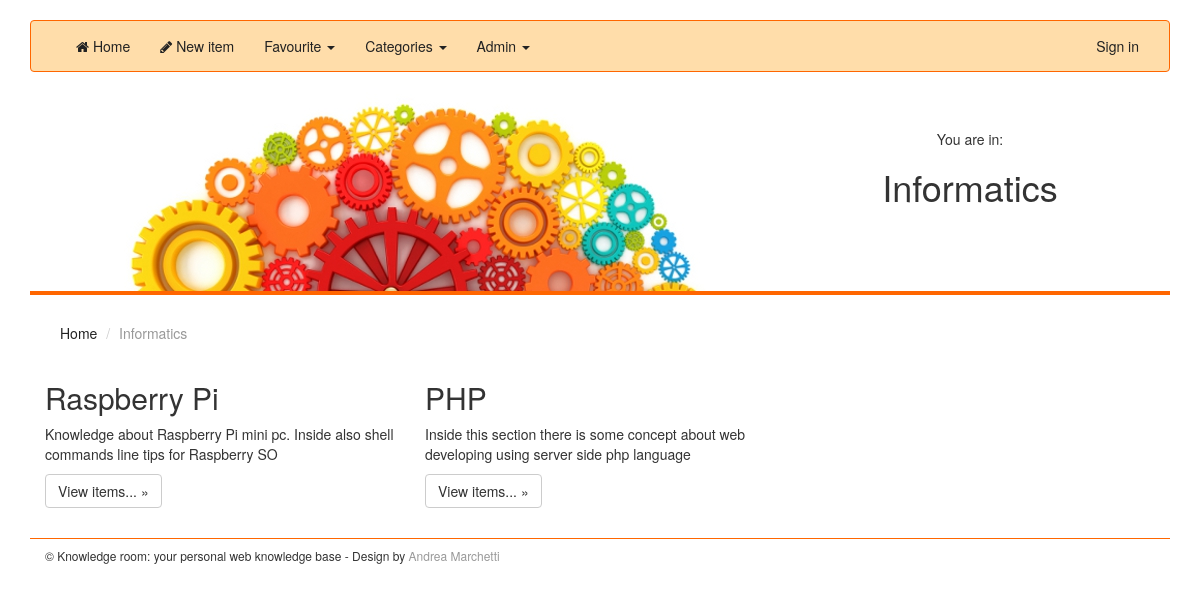
/subcategories.php?cat=Informatics, run on the app's committed database.
### tables this page shows
CREATE TABLE IF NOT EXISTS `subCategory` (
  `subCategoryId` INT NOT NULL AUTO_INCREMENT,
  `subCategoryName` VARCHAR(100) NOT NULL,
  `subCategoryDescription` TEXT NULL,
  `topCategory` VARCHAR(100) NOT NULL,
  PRIMARY KEY (`subCategoryId`),
  INDEX `fk_subCategory_category_idx` (`topCategory` ASC),
  UNIQUE INDEX `subCategoryName_UNIQUE` (`subCategoryName` ASC),
  CONSTRAINT `fk_subCategory_category`
    FOREIGN KEY (`topCategory`)
    REFERENCES `topCategory` (`categoryName`)
    ON DELETE NO ACTION
    ON UPDATE CASCADE);

### include/DB/dbUtility.php (called while the page is built, shortened)
<?php
class dbUtility{
	public static function queryToDB($conn, $queryText){
		if(isset($conn)){
			$myQuery=mysqli_query($conn, $queryText);
		return $myQuery;
		}
		else return false;
	}
}

### subcategories.php (the view, shortened to what this page needs)
<?php
@ require 'include/DB/dbUtility.php';
@ require 'include/DB/dbData.php';
?>
<?php
$dbConn = dbUtility::connectToDB ( $HOST, $USER, $PASSWORD, $DB );
?>
<!DOCTYPE html>
<html lang="en">
<head>
<link href="css/reset/reset.css" rel="stylesheet">
<link href="css/bootstrap/bootstrap.css" rel="stylesheet">
<link href="css/custom/style.css" rel="stylesheet">
<link href="css/custom/navbar-orange.css" rel="stylesheet">
<link href="css/font-awesome/css/font-awesome.min.css" rel="stylesheet">
</head>
<body>
	<div class="container">
		<div class="navbar navbar-default navbar-orange" role="navigation">
			<div class="container-fluid">
				<div class="navbar-collapse collapse">
					<ul class="nav navbar-nav">
						<li><a href="index.php"><div class="fa fa-home"></div> Home</a></li>
						<li><a href="#"><div class="fa fa-pencil"></div> New item</a></li>
						<li class="dropdown"><a href="#" class="dropdown-toggle"
							data-toggle="dropdown">Favourite <b class="caret"></b></a>
							</li>
						<li class="dropdown"><a href="#" class="dropdown-toggle"
							data-toggle="dropdown">Categories <b class="caret"></b></a>
							</li>
						<li class="dropdown"><a href="#" class="dropdown-toggle"
							data-toggle="dropdown">Admin <b class="caret"></b></a>
							</li>
					</ul>
					<ul class="nav navbar-nav navbar-right">
						<li><a href="#">Sign in</a></li>
					</ul>
				</div>
			</div>
		</div>
		<div class="col-md-12">
			<div class="col-md-8 topBanner">
				<img src="img/gear.jpg" class="img-responsive">
			</div>
			<div class="col-md-4 topSlogan text-center">
				<br>
				<h5>You are in:</h5>
				<h1><?php echo"" . $_GET ['cat'] . "";?></h1>
			</div>
		</div>
		<div class="col-md-12 contentDisplayer">
			<br><br>
			<ol class="breadcrumb">
				<li><a href="index.php">Home</a></li>
				<li class="active"><?php echo"" . $_GET ['cat'] . "";?></li>
			</ol>
			<div class="row">
				<?php
				$queryText = "SELECT * FROM subCategory WHERE topCategory='" . $_GET ['cat'] . "'";
				$query = dbUtility::queryToDB ( $dbConn, $queryText );
				while ( $row = mysqli_fetch_array ( $query ) ) :
					?>
					<div class="col-6 col-sm-6 col-lg-4">
					<?php
					echo "<h2>" . $row ['subCategoryName'] . "</h2>";
					echo "<p>" . $row ['subCategoryDescription'] . "</p>";
					?>
					<p>
						<a class="btn btn-default"
							href="<?php echo"resource.php?cat=".$_GET ['cat']."&subCat=" . $row ['subCategoryName'] . "";?>"
							role="button">View items... &raquo;</a>
					</p>
					<br>
				</div>
				<?php
				endwhile
				;
				?>
			</div>
		</div>
		<footer>
			<div class="col-md-12 footerContainer text-left">
				<h6>
					&copy; Knowledge room: your personal web knowledge base - Design by
					<a href="">Andrea Marchetti</a>
				</h6>
			</div>
		</footer>
	</div>
</body>
</html>

### css/custom/style.css (style rules this page uses)
html, body { overflow-x: hidden; }
body { padding-bottom: 20px; padding-top:20px; }
a { color:#999999; }
.navbar { margin-bottom: 20px; }
.topBanner { background-color:#FFF; }
.topSlogan { padding-top:10px; padding-bottom:20px; }
.contentDisplayer { border-top: solid 4px #FF6600; }
.footerContainer { border-top: solid 1px #FF6600; }
.breadcrumb { margin-bottom: 10px; margin-top: -20px; background-color: transparent; }
.breadcrumb > li a { color:#222222; }
.breadcrumb > .active { color: #999; }

### css/custom/navbar-orange.css (style rules this page uses)
.navbar-orange { background-color: #FFDDAA; border-color: #FF6600; }
.navbar-orange .navbar-collapse, .navbar-orange .navbar-form { border-color: #FF6600; }
.navbar-orange .navbar-nav > li > a { color: #222222; }

### data on the page
subcategory: subCategoryName "Raspberry Pi", subCategoryDescription "Knowledge about Raspberry Pi mini pc. Inside also shell commands line tips for Raspberry SO"
subcategory: subCategoryName "PHP", subCategoryDescription "Inside this section there is some concept about web developing using server side php language"

### other printed values
$_GET ['cat'] "Informatics"
